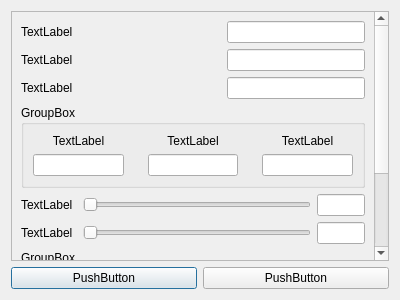
<?xml version="1.0" encoding="UTF-8"?>
<ui version="4.0">
 <class>EditAssistProgramConfigDialog</class>
 <widget class="QDialog" name="EditAssistProgramConfigDialog">
  <property name="geometry">
   <rect>
    <x>0</x>
    <y>0</y>
    <width>400</width>
    <height>300</height>
   </rect>
  </property>
  <property name="font">
   <font>
    <stylestrategy>PreferAntialias</stylestrategy>
   </font>
  </property>
  <property name="windowTitle">
   <string>EditAssistProgramConfigDialog</string>
  </property>
  <layout class="QVBoxLayout" name="verticalLayout_6">
   <item>
    <widget class="QScrollArea" name="scrollArea">
     <property name="widgetResizable">
      <bool>true</bool>
     </property>
     <widget class="QWidget" name="scrollAreaWidgetContents">
      <property name="geometry">
       <rect>
        <x>0</x>
        <y>-66</y>
        <width>363</width>
        <height>346</height>
       </rect>
      </property>
      <layout class="QVBoxLayout" name="verticalLayout">
       <property name="leftMargin">
        <number>0</number>
       </property>
       <property name="topMargin">
        <number>0</number>
       </property>
       <property name="rightMargin">
        <number>0</number>
       </property>
       <property name="bottomMargin">
        <number>0</number>
       </property>
       <item>
        <widget class="QWidget" name="widget" native="true">
         <layout class="QVBoxLayout" name="verticalLayout_2">
          <item>
           <widget class="QWidget" name="widget_3" native="true">
            <layout class="QGridLayout" name="gridLayout">
             <property name="leftMargin">
              <number>0</number>
             </property>
             <property name="topMargin">
              <number>0</number>
             </property>
             <property name="rightMargin">
              <number>0</number>
             </property>
             <property name="bottomMargin">
              <number>0</number>
             </property>
             <item row="5" column="0" colspan="3">
              <widget class="QWidget" name="widget_7" native="true">
               <layout class="QHBoxLayout" name="horizontalLayout_4">
                <property name="leftMargin">
                 <number>0</number>
                </property>
                <property name="topMargin">
                 <number>0</number>
                </property>
                <property name="rightMargin">
                 <number>0</number>
                </property>
                <property name="bottomMargin">
                 <number>0</number>
                </property>
                <item>
                 <widget class="QLabel" name="colorConfidenceTextLabel">
                  <property name="minimumSize">
                   <size>
                    <width>56</width>
                    <height>0</height>
                   </size>
                  </property>
                  <property name="maximumSize">
                   <size>
                    <width>56</width>
                    <height>16777215</height>
                   </size>
                  </property>
                  <property name="text">
                   <string>TextLabel</string>
                  </property>
                 </widget>
                </item>
                <item>
                 <widget class="QSlider" name="colorConfidenceSlider">
                  <property name="orientation">
                   <enum>Qt::Horizontal</enum>
                  </property>
                 </widget>
                </item>
                <item>
                 <widget class="QLineEdit" name="colorConfidenceLineEdit">
                  <property name="minimumSize">
                   <size>
                    <width>48</width>
                    <height>0</height>
                   </size>
                  </property>
                  <property name="maximumSize">
                   <size>
                    <width>48</width>
                    <height>16777215</height>
                   </size>
                  </property>
                 </widget>
                </item>
               </layout>
              </widget>
             </item>
             <item row="4" column="0" colspan="3">
              <widget class="QGroupBox" name="hotkeyGroupBox">
               <property name="title">
                <string>GroupBox</string>
               </property>
               <layout class="QHBoxLayout" name="horizontalLayout_3">
                <property name="leftMargin">
                 <number>0</number>
                </property>
                <property name="topMargin">
                 <number>0</number>
                </property>
                <property name="rightMargin">
                 <number>0</number>
                </property>
                <property name="bottomMargin">
                 <number>0</number>
                </property>
                <item>
                 <widget class="QWidget" name="widget_4" native="true">
                  <layout class="QVBoxLayout" name="verticalLayout_3">
                   <item>
                    <widget class="QLabel" name="treatMasterHotkeyTextLabel">
                     <property name="text">
                      <string>TextLabel</string>
                     </property>
                     <property name="alignment">
                      <set>Qt::AlignCenter</set>
                     </property>
                    </widget>
                   </item>
                   <item>
                    <widget class="QLineEdit" name="treatMasterHotkeyInputer"/>
                   </item>
                  </layout>
                 </widget>
                </item>
                <item>
                 <widget class="QWidget" name="widget_5" native="true">
                  <layout class="QVBoxLayout" name="verticalLayout_4">
                   <item>
                    <widget class="QLabel" name="treatFootmanHotkeyTextLabel">
                     <property name="text">
                      <string>TextLabel</string>
                     </property>
                     <property name="alignment">
                      <set>Qt::AlignCenter</set>
                     </property>
                    </widget>
                   </item>
                   <item>
                    <widget class="QLineEdit" name="treatFootmanHotkeyInputer"/>
                   </item>
                  </layout>
                 </widget>
                </item>
                <item>
                 <widget class="QWidget" name="widget_6" native="true">
                  <layout class="QVBoxLayout" name="verticalLayout_5">
                   <item>
                    <widget class="QLabel" name="backhomeFootmanHotkeyTextLabel">
                     <property name="text">
                      <string>TextLabel</string>
                     </property>
                     <property name="alignment">
                      <set>Qt::AlignCenter</set>
                     </property>
                    </widget>
                   </item>
                   <item>
                    <widget class="QLineEdit" name="backhomeFootmanHotkeyInputer"/>
                   </item>
                  </layout>
                 </widget>
                </item>
               </layout>
              </widget>
             </item>
             <item row="0" column="0">
              <widget class="QLabel" name="treatTimeIntervalTextLabel">
               <property name="minimumSize">
                <size>
                 <width>56</width>
                 <height>0</height>
                </size>
               </property>
               <property name="maximumSize">
                <size>
                 <width>56</width>
                 <height>16777215</height>
                </size>
               </property>
               <property name="text">
                <string>TextLabel</string>
               </property>
              </widget>
             </item>
             <item row="1" column="2">
              <widget class="QLineEdit" name="frameGetterTimeoutInputLineEdit"/>
             </item>
             <item row="2" column="2">
              <widget class="QLineEdit" name="cpsInputLineEdit"/>
             </item>
             <item row="6" column="0" colspan="3">
              <widget class="QWidget" name="widget_8" native="true">
               <layout class="QHBoxLayout" name="horizontalLayout_5">
                <property name="leftMargin">
                 <number>0</number>
                </property>
                <property name="topMargin">
                 <number>0</number>
                </property>
                <property name="rightMargin">
                 <number>0</number>
                </property>
                <property name="bottomMargin">
                 <number>0</number>
                </property>
                <item>
                 <widget class="QLabel" name="backhomeHpThresholdTextLabel">
                  <property name="minimumSize">
                   <size>
                    <width>56</width>
                    <height>0</height>
                   </size>
                  </property>
                  <property name="maximumSize">
                   <size>
                    <width>56</width>
                    <height>16777215</height>
                   </size>
                  </property>
                  <property name="text">
                   <string>TextLabel</string>
                  </property>
                 </widget>
                </item>
                <item>
                 <widget class="QSlider" name="backhomeHpThresholdSlider">
                  <property name="orientation">
                   <enum>Qt::Horizontal</enum>
                  </property>
                 </widget>
                </item>
                <item>
                 <widget class="QLineEdit" name="backhomeHpThresholdLineEdit">
                  <property name="minimumSize">
                   <size>
                    <width>48</width>
                    <height>0</height>
                   </size>
                  </property>
                  <property name="maximumSize">
                   <size>
                    <width>48</width>
                    <height>16777215</height>
                   </size>
                  </property>
                 </widget>
                </item>
               </layout>
              </widget>
             </item>
             <item row="0" column="2">
              <widget class="QLineEdit" name="treatTimeIntervalInpputLineEdit"/>
             </item>
             <item row="2" column="0">
              <widget class="QLabel" name="cpsTextLabel">
               <property name="minimumSize">
                <size>
                 <width>56</width>
                 <height>0</height>
                </size>
               </property>
               <property name="maximumSize">
                <size>
                 <width>56</width>
                 <height>16777215</height>
                </size>
               </property>
               <property name="text">
                <string>TextLabel</string>
               </property>
              </widget>
             </item>
             <item row="1" column="0">
              <widget class="QLabel" name="frameGetterTimeoutTextLabel">
               <property name="minimumSize">
                <size>
                 <width>56</width>
                 <height>0</height>
                </size>
               </property>
               <property name="maximumSize">
                <size>
                 <width>56</width>
                 <height>16777215</height>
                </size>
               </property>
               <property name="text">
                <string>TextLabel</string>
               </property>
              </widget>
             </item>
             <item row="0" column="1">
              <spacer name="horizontalSpacer">
               <property name="orientation">
                <enum>Qt::Horizontal</enum>
               </property>
               <property name="sizeHint" stdset="0">
                <size>
                 <width>40</width>
                 <height>20</height>
                </size>
               </property>
              </spacer>
             </item>
             <item row="1" column="1">
              <spacer name="horizontalSpacer_2">
               <property name="orientation">
                <enum>Qt::Horizontal</enum>
               </property>
               <property name="sizeHint" stdset="0">
                <size>
                 <width>40</width>
                 <height>20</height>
                </size>
               </property>
              </spacer>
             </item>
             <item row="2" column="1">
              <spacer name="horizontalSpacer_3">
               <property name="orientation">
                <enum>Qt::Horizontal</enum>
               </property>
               <property name="sizeHint" stdset="0">
                <size>
                 <width>40</width>
                 <height>20</height>
                </size>
               </property>
              </spacer>
             </item>
            </layout>
           </widget>
          </item>
          <item>
           <widget class="QGroupBox" name="debugGroupBox">
            <property name="title">
             <string>GroupBox</string>
            </property>
            <layout class="QGridLayout" name="gridLayout_2">
             <property name="leftMargin">
              <number>0</number>
             </property>
             <property name="topMargin">
              <number>0</number>
             </property>
             <property name="rightMargin">
              <number>0</number>
             </property>
             <property name="bottomMargin">
              <number>0</number>
             </property>
             <item row="2" column="0">
              <widget class="QCheckBox" name="limitDebugWindowSizeCheckBox">
               <property name="sizePolicy">
                <sizepolicy hsizetype="Fixed" vsizetype="Fixed">
                 <horstretch>0</horstretch>
                 <verstretch>0</verstretch>
                </sizepolicy>
               </property>
               <property name="text">
                <string>CheckBox</string>
               </property>
              </widget>
             </item>
             <item row="1" column="0">
              <widget class="QCheckBox" name="debugWindowDisplayCheckBox">
               <property name="sizePolicy">
                <sizepolicy hsizetype="Fixed" vsizetype="Fixed">
                 <horstretch>0</horstretch>
                 <verstretch>0</verstretch>
                </sizepolicy>
               </property>
               <property name="text">
                <string>CheckBox</string>
               </property>
              </widget>
             </item>
             <item row="0" column="0">
              <widget class="QCheckBox" name="debugLogOutputCheckBox">
               <property name="sizePolicy">
                <sizepolicy hsizetype="Fixed" vsizetype="Fixed">
                 <horstretch>0</horstretch>
                 <verstretch>0</verstretch>
                </sizepolicy>
               </property>
               <property name="text">
                <string>CheckBox</string>
               </property>
              </widget>
             </item>
             <item row="3" column="0">
              <widget class="QWidget" name="widget_9" native="true">
               <layout class="QHBoxLayout" name="horizontalLayout_6">
                <property name="leftMargin">
                 <number>0</number>
                </property>
                <property name="topMargin">
                 <number>0</number>
                </property>
                <property name="rightMargin">
                 <number>0</number>
                </property>
                <property name="bottomMargin">
                 <number>0</number>
                </property>
                <item>
                 <widget class="QLabel" name="debugWindowMaxWidthTextLabel">
                  <property name="minimumSize">
                   <size>
                    <width>56</width>
                    <height>0</height>
                   </size>
                  </property>
                  <property name="maximumSize">
                   <size>
                    <width>56</width>
                    <height>16777215</height>
                   </size>
                  </property>
                  <property name="text">
                   <string>TextLabel</string>
                  </property>
                 </widget>
                </item>
                <item>
                 <widget class="QLineEdit" name="debugWindowMaxWidthLineEdit"/>
                </item>
                <item>
                 <widget class="QLabel" name="debugWindowMaxHeightTextLabel">
                  <property name="minimumSize">
                   <size>
                    <width>56</width>
                    <height>0</height>
                   </size>
                  </property>
                  <property name="maximumSize">
                   <size>
                    <width>56</width>
                    <height>16777215</height>
                   </size>
                  </property>
                  <property name="text">
                   <string>TextLabel</string>
                  </property>
                 </widget>
                </item>
                <item>
                 <widget class="QLineEdit" name="debugWindowMaxHeightLineEdit"/>
                </item>
               </layout>
              </widget>
             </item>
            </layout>
           </widget>
          </item>
         </layout>
        </widget>
       </item>
      </layout>
     </widget>
    </widget>
   </item>
   <item>
    <widget class="QWidget" name="widget_2" native="true">
     <property name="sizePolicy">
      <sizepolicy hsizetype="Preferred" vsizetype="Fixed">
       <horstretch>0</horstretch>
       <verstretch>0</verstretch>
      </sizepolicy>
     </property>
     <layout class="QHBoxLayout" name="horizontalLayout">
      <property name="leftMargin">
       <number>0</number>
      </property>
      <property name="topMargin">
       <number>0</number>
      </property>
      <property name="rightMargin">
       <number>0</number>
      </property>
      <property name="bottomMargin">
       <number>0</number>
      </property>
      <item>
       <widget class="QPushButton" name="confirmButton">
        <property name="text">
         <string>PushButton</string>
        </property>
       </widget>
      </item>
      <item>
       <widget class="QPushButton" name="cancelButton">
        <property name="text">
         <string>PushButton</string>
        </property>
       </widget>
      </item>
     </layout>
    </widget>
   </item>
  </layout>
 </widget>
 <resources/>
 <connections/>
</ui>
